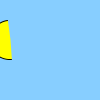
Frame 1 (no input)
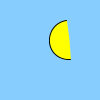
Frame 60 (the mouse pressed at the canvas centre just before this capture)
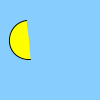
Frame 120 (the mouse held since frame 60 and released just before this capture)

The Processing sketch that drew these frames (run headless with seeded random() and noise(); from frame 60 on, the mouse is pressed at the canvas centre):

// Processing sketch: processing_39874
// ── processing_39874.pde

float x = 10.5;

void setup(){
  size(100,100);
  smooth();
}

void draw(){
 background(135,206,350);
 fill(255,255,0);
 arc(x,40,40,40,1.5,4.58); //set moon parameters
 
 x++; //move moon across the screen
 
 if(x>100) { // if the moon goes beyond the screen
   x=0;      //start again at 0
 }
}
